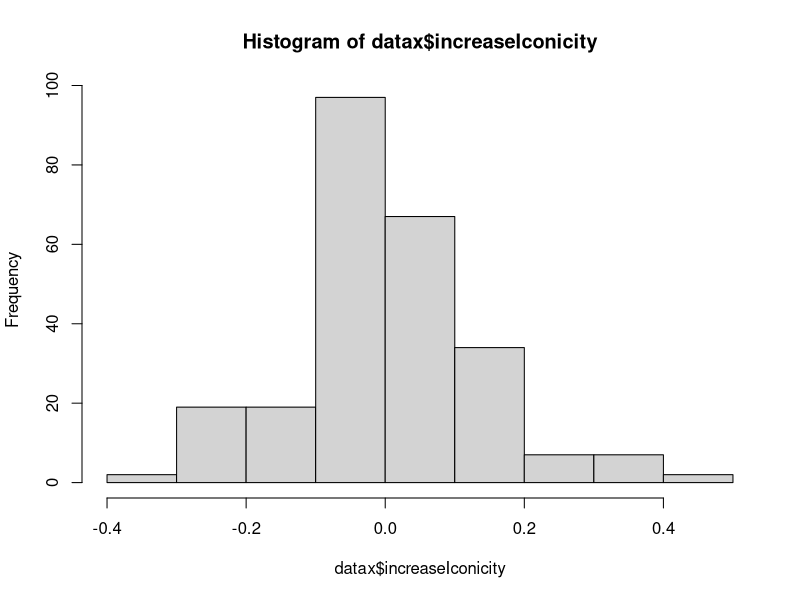
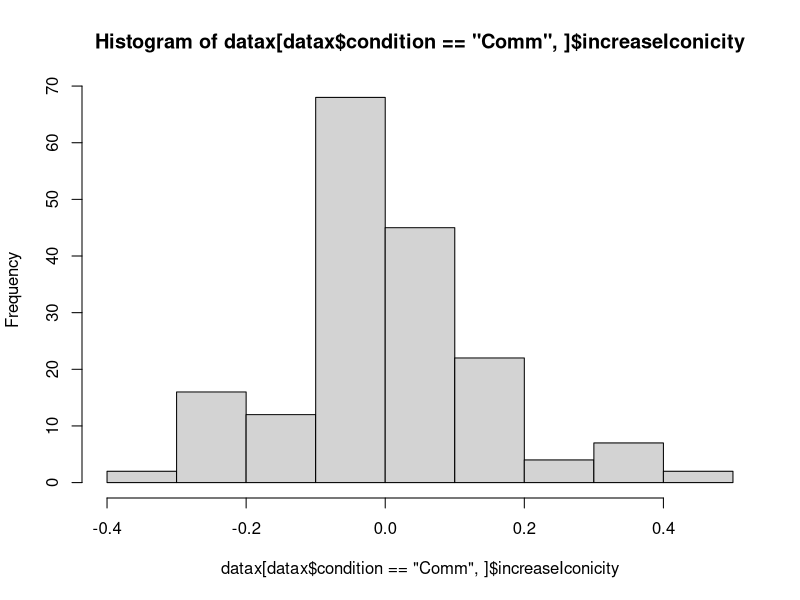
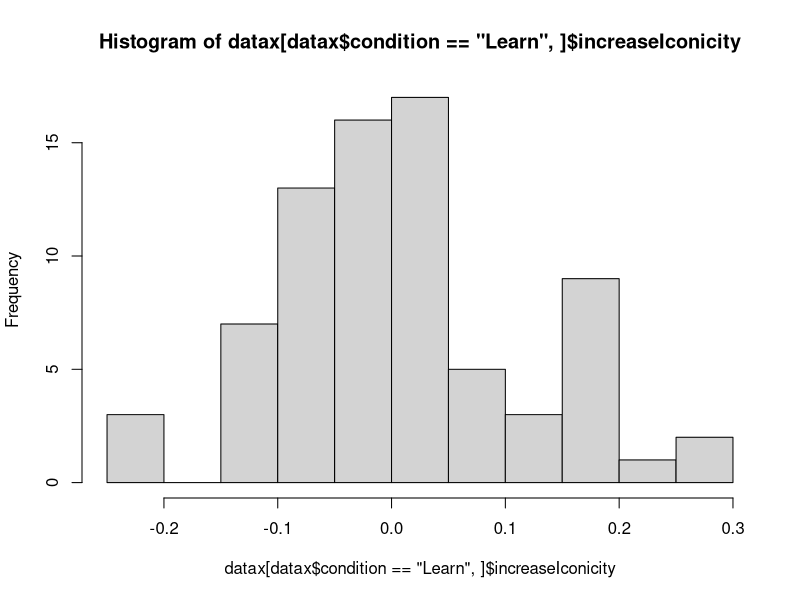
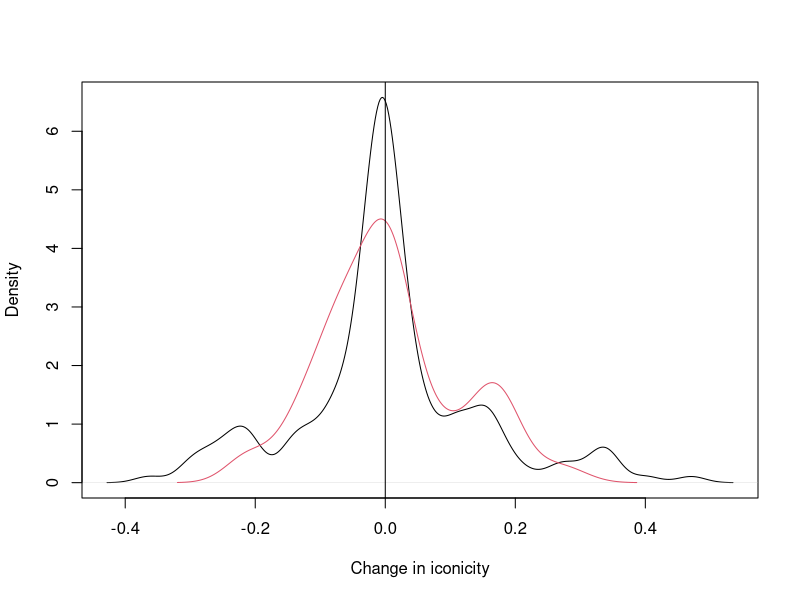
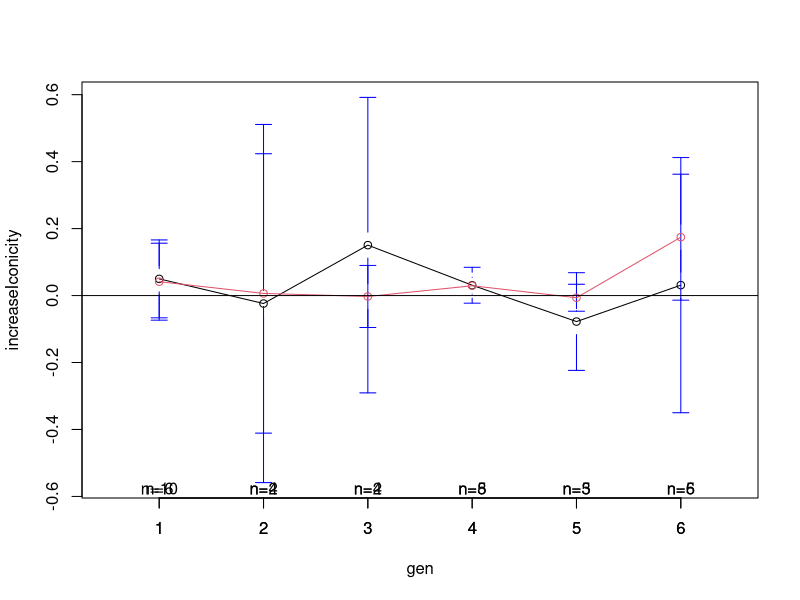
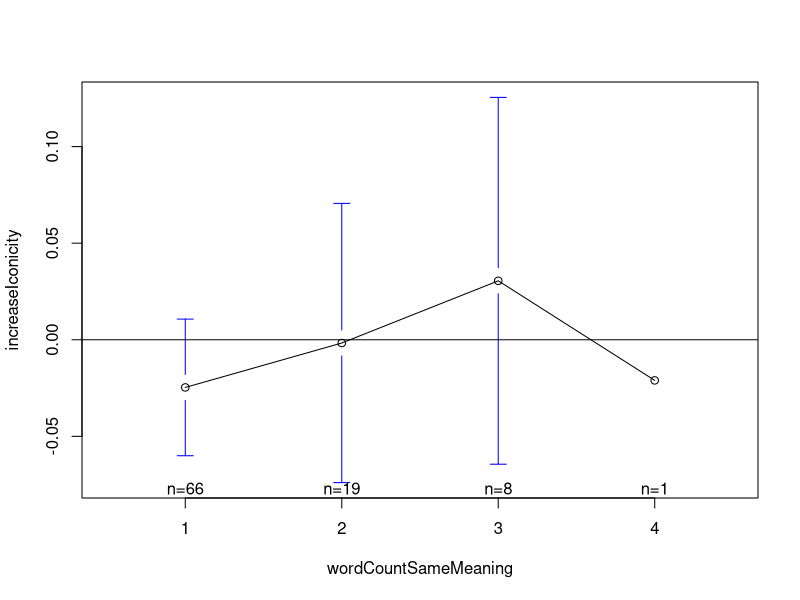
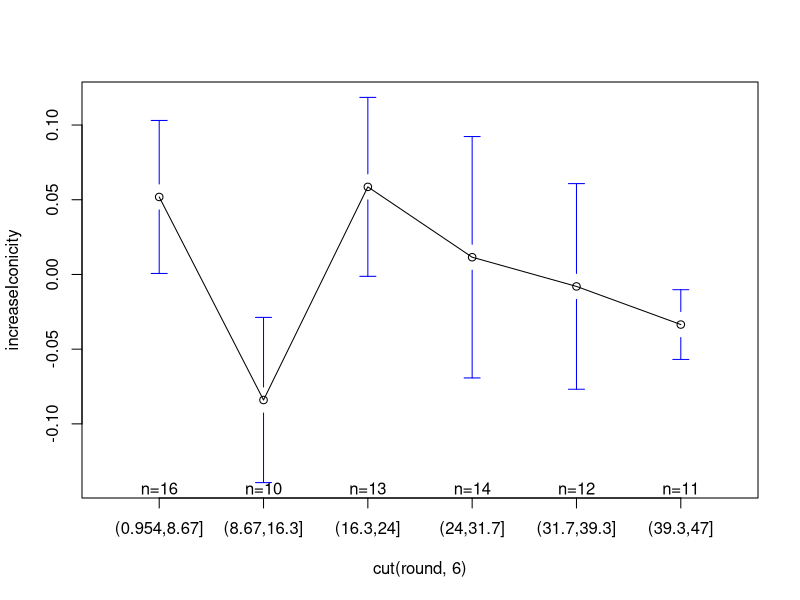
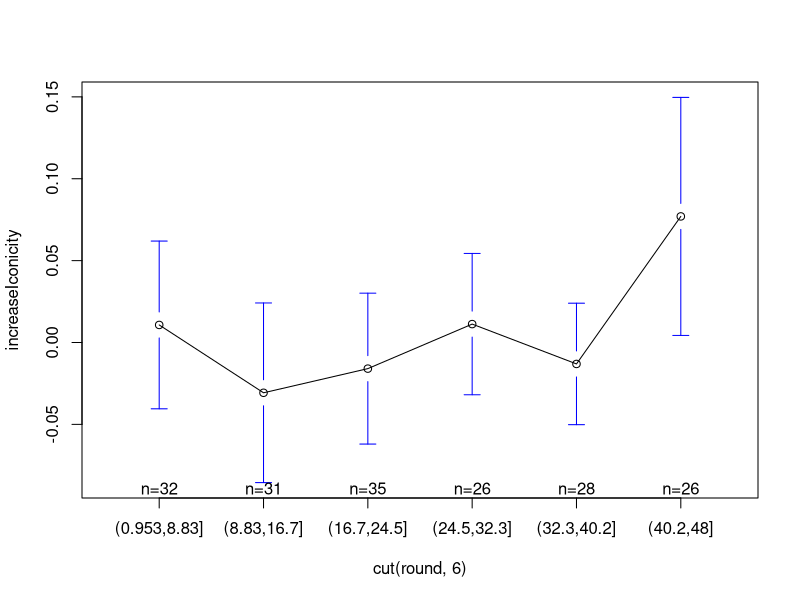

The R script that drew these images, in order:
library(gplots)
setwd("~/Documents/MPI/MonicaIconicity/SelectionAnalysis/analysis/")

datax = read.csv("../results/IncreaseInIconicity.csv", stringsAsFactors = F)
alldatx = read.csv("../results/AllTrialData.csv", stringsAsFactors = F)

hist(datax$increaseIconicity)
hist(datax[datax$condition=='Comm',]$increaseIconicity)
hist(datax[datax$condition=='Learn',]$increaseIconicity)

dens.comm = density(datax[datax$condition=='Comm',]$increaseIconicity)
dens.learn = density(datax[datax$condition=='Learn',]$increaseIconicity)

plot(dens.comm, main='', xlab='Change in iconicity')
lines(dens.learn, col=2)
abline(v=0)

pdf(file='../results/graphs/IncreaseIconcity_ConditionByMeaningIsSpiky.pdf')
plotmeans(increaseIconicity ~ paste(condition,isSpikyMeaning), data=datax, connect=list(1:2,3:4))
dev.off()

pdf(file='../results/graphs/IncreaseIconcity_ConditionByWordInFinalLanguage.pdf')
plotmeans(increaseIconicity ~ paste(condition,inFinalLang), data=datax, connect = list(1:2,3:4))
dev.off()




datax$condition = factor(datax$condition, levels=c("Learn","Comm"))
summary(lm(increaseIconicity ~ round+gen + condition*inFinalLang,data=datax))




plotmeans(increaseIconicity~gen, data=datax[datax$condition=='Comm' & datax$isSpikyMeaning==T & datax$inFinalLang,])
plotmeans(increaseIconicity~gen, data=datax[datax$condition=='Comm' & datax$isSpikyMeaning==F  & datax$inFinalLang,], add=T, col=2)
abline(h=0)


plotmeans(increaseIconicity~wordCountSameMeaning ,data=datax[datax$round<24 & datax$condition=='Comm',])
abline(h=0)
summary(lm(increaseIconicity~wordCountSameMeaning*condition, data=datax[datax$round<24,]))


plotmeans(increaseIconicity~cut(round,6), datax[datax$condition=='Learn',])
plotmeans(increaseIconicity~cut(round,6), datax[datax$condition=='Comm',])


plotmeans(increaseIconicity ~ paste(condition, correctGuess), data = datax)
